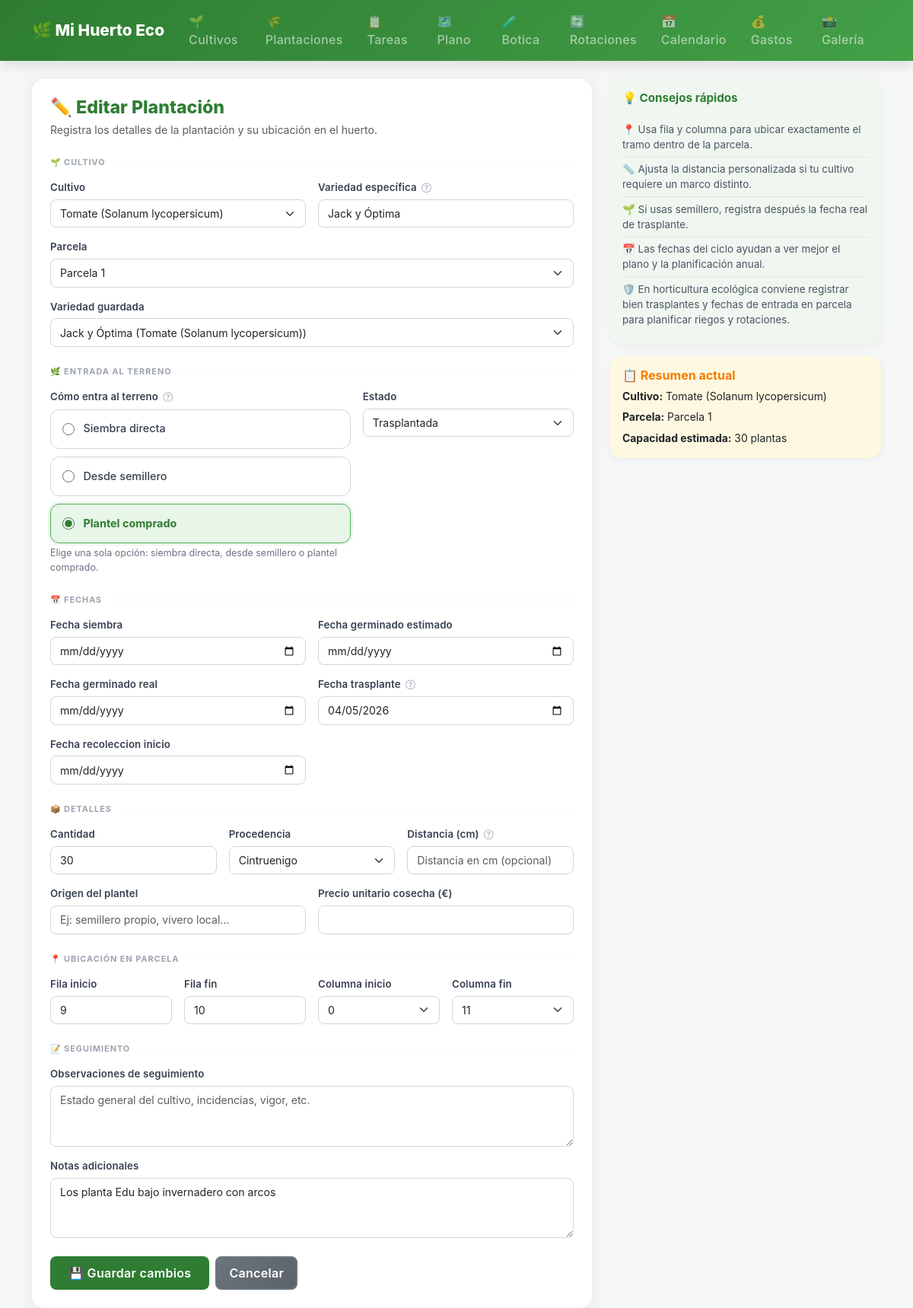
/plantaciones/11/editar/, run on an earlier commit of the app's database.
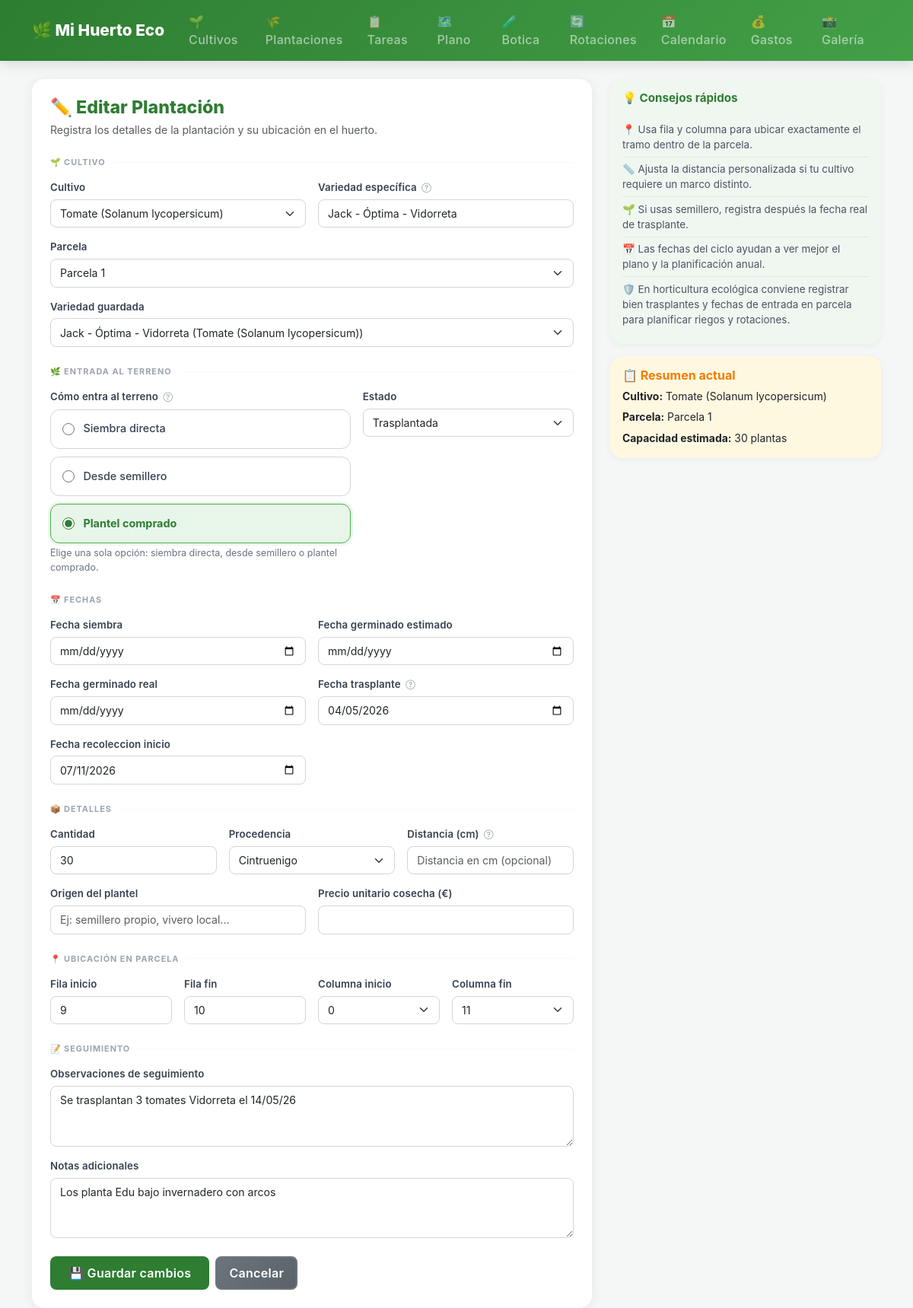
And on a later commit of the database.
### gestion_huerto/models.py (models this page shows, shortened)
class Plantacion(models.Model):
    PROCEDENCIA_CHOICES = [
        ('semilla_propia', 'Semilla Propia'),
        ('compra_local', 'Compra Local'),
        ('ajero corella', 'Ajero Corella'),
        ('piensos muga', 'Piensos Muga'),
        ('cintruenigo', 'Cintruenigo'),
        ('otro', 'Otro'),
    ]
    parcela = models.ForeignKey(Parcela, on_delete=models.CASCADE, related_name='plantaciones')
    cultivo = models.ForeignKey(Cultivo, on_delete=models.CASCADE, related_name='plantaciones')
    variedad = models.ForeignKey(Variedad, on_delete=models.SET_NULL, null=True, blank=True, related_name='plantaciones')
    columna_inicio = models.PositiveIntegerField()
    fila_inicio = models.PositiveIntegerField()
    columna_fin = models.PositiveIntegerField()
    fila_fin = models.PositiveIntegerField()
    distancia_personalizada = models.DecimalField(max_digits=5, decimal_places=2, null=True, blank=True, help_text="Distancia en cm entre plantas")
    precio_unitario_cosecha = models.DecimalField(max_digits=8, decimal_places=2, null=True, blank=True)
    origen_plantel = models.CharField(
        max_length=100,
        blank=True,
        help_text="Ej: semillero propio, vivero local, intercambio, etc."
    )
    observaciones_seguimiento = models.TextField(
        blank=True,
        help_text="Resumen general del seguimiento del cultivo"
    )
    TIPO_SIEMBRA_CHOICES = [
        ('terreno', 'Siembra en terreno'),
        ('semillero', 'Siembra en semillero'),
    ]
    tipo_siembra = models.CharField(
        max_length=20,
        choices=TIPO_SIEMBRA_CHOICES,
        default='terreno',
        help_text="¿Dónde se siembra? (terreno directamente o semillero para trasplantar)"
    )
    ESTADO_CHOICES = [
        ('planificada', 'Planificada'),
        ('sembrada', 'Sembrada'),
        ('germinada', 'Germinada'),
        ('trasplantada', 'Trasplantada'),
        ('en_cultivo', 'En cultivo'),
        ('en_cosecha', 'En cosecha'),
        ('finalizada', 'Finalizada'),
        ('perdida', 'Perdida'),
    ]
    estado = models.CharField(
        max_length=20,
        choices=ESTADO_CHOICES,
        default='sembrada',
        help_text="Estado actual de la plantación"
    )
    fecha_germinado_estimado = models.DateField(null=True, blank=True, help_text="Fecha prevista para la germinación")
    fecha_germinado_real = models.DateField(null=True, blank=True, help_text="Fecha en que germinó")
    fecha_siembra = models.DateField(null=True, blank=True, help_text="Deprecated: usar fecha_siembra_real")
    fecha_trasplante = models.DateField(null=True, blank=True, help_text="Fecha de trasplante (si aplica)")
    MODO_IMPLANTACION_CHOICES = [
        ('directa', 'Siembra directa'),
        ('semillero', 'Desde semillero'),
        ('plantel', 'Plantel comprado'),
    ]
    modo_implantacion = models.CharField(
        max_length=20,
        choices=MODO_IMPLANTACION_CHOICES,
        default='directa',
        blank=False,
        verbose_name='Modo de implantación',
        help_text='Cómo entra el cultivo al terreno definitivo.'
    )
    fecha_recoleccion_inicio = models.DateField(null=True, blank=True, help_text="Fecha prevista para inicio de cosecha")
    fecha_recoleccion_esperada = models.DateField(null=True, blank=True, help_text="Deprecated: usar fecha_recoleccion_inicio")
    procedencia = models.CharField(
        max_length=20,
        choices=PROCEDENCIA_CHOICES,
        default='otro',
        help_text="Origen de la planta o semilla"
    )
    notas = models.TextField(blank=True)
    objects = PlantacionQuerySet.as_manager()
    cantidad = models.PositiveIntegerField(
    null=True, blank=True,
    help_text="Número de plantas plantadas"
    )
    @property
    def calcular_capacidad(self):
        return self.cantidad
    class Meta:
        verbose_name = "Plantación"
        verbose_name_plural = "Plantaciones"
        ordering = ['-fecha_siembra']

class Cultivo(models.Model):
    FAMILIA_CHOICES = [
        ('solanaceas',    'Solanáceas (Tomate, Pimiento, Berenjena, Patata)'),
        ('cucurbitaceas', 'Cucurbitáceas (Calabaza, Calabacín, Pepino, Melón)'),
        ('cruciferas',    'Crucíferas (Brócoli, Repollo, Coliflor, Rábano)'),
        ('hoja',          'Hoja (Lechuga, Espinaca, Acelga)'),
        ('umbeliferas',   'Umbelíferas (Zanahoria, Apio, Perejil, Hinojo)'),
        ('leguminosas',   'Leguminosas (Haba, Guisante, Judía, Alubia)'),
        ('aliaceas',      'Alíaceas (Ajo, Cebolla, Puerro, Cebolleta)'),
        ('gramineas',     'Gramíneas (Maíz, Trigo)'),
        ('compuestas',    'Compuestas (Alcachofa, Girasol)'),
        ('otros',         'Otros'),
    ]
    TIPO_CULTIVO_CHOICES = [
        ('hortaliza', 'Hortaliza'),
        ('frutal', 'Frutal'),
        ('flor', 'Flor'),
    ]
    GRUPO_ROTACION_CHOICES = [
        ('fruto', 'Grupo A — Fruto (Solanáceas, Cucurbitáceas)'),
        ('hoja_raiz', 'Grupo B — Hoja/Raíz (Crucíferas, Lechugas, Zanahorias)'),
        ('leguminosa', 'Grupo C — Leguminosa (Fija nitrógeno)'),
        ('bulbo', 'Grupo D — Bulbo/Limpieza (Aliáceas)'),
    ]
    grupo_rotacion = models.CharField(
        max_length=20,
        choices=GRUPO_ROTACION_CHOICES,
        blank=True,
        help_text="Grupo de rotación al que pertenece el cultivo"
    )
    tipo_cultivo = models.CharField(
        max_length=20,
        choices=TIPO_CULTIVO_CHOICES,
        default='hortaliza',
        help_text="Hortaliza, frutal o flor"
    )
    es_perenne = models.BooleanField(
        default=False,
        help_text="Marca si la planta permanece varios años (ej. frutales, aromáticas perennes)"
    )
    nombre = models.CharField(max_length=100, unique=True)
    familia = models.CharField(max_length=20, choices=FAMILIA_CHOICES, default='otros')
    emoji = models.CharField(max_length=10, blank=True, default='🌱')
    requiere_trasplante = models.BooleanField(default=False)
    clasificacion_rotacion = models.CharField(max_length=100, blank=True)
    epoca_siembra = models.CharField(max_length=50, blank=True)
    epoca_trasplante = models.CharField(max_length=50, blank=True)
    epoca_recoleccion = models.CharField(max_length=50, blank=True)
    dias_ciclo = models.PositiveIntegerField(null=True, blank=True)
    marco_plantacion = models.CharField(max_length=100, blank=True)
    distancia_plantas = models.PositiveIntegerField(null=True, blank=True)
    distancia_lineas = models.PositiveIntegerField(null=True, blank=True)
    profundidad_siembra = models.CharField(max_length=50, blank=True)
    meses_siembra = models.CharField(max_length=50, blank=True)
    meses_trasplante = models.CharField(max_length=50, blank=True)
    meses_recoleccion = models.CharField(max_length=50, blank=True)
    temp_min_germinacion = models.PositiveIntegerField(null=True, blank=True)
    temp_optima_germinacion = models.PositiveIntegerField(null=True, blank=True)
    temp_max_germinacion = models.PositiveIntegerField(null=True, blank=True)
    tiempo_germinacion = models.PositiveIntegerField(null=True, blank=True)
    riego = models.TextField(blank=True)
    abono = models.TextField(blank=True)
    mantenimiento = models.TextField(blank=True)
    plagas_comunes = models.TextField(blank=True)
    enfermedades_comunes = models.TextField(blank=True)
    observaciones = models.TextField(blank=True)
    notas_locales = models.TextField(blank=True)
    def __str__(self):
        return self.nombre
    NO_RIEGO_INICIAL = {
        'patata', 'patatas',
        'judia', 'judias', 'judía', 'judías',
        'maiz', 'maíz',
    }
    class Meta:
        verbose_name = "Cultivo"
        verbose_name_plural = "Cultivos"
        ordering = ['nombre']

class Parcela(models.Model):
    TIPO_TABLA_CHOICES = [
        (1, 'Tabla 1 (17x12 Rectangular)'),
        (2, 'Tabla 2 (Trapezoidal 6-12m)'),
        (3, 'Tabla 3 (Irregular 12-6m)'),
    ]
    nombre = models.CharField(max_length=100, unique=True)
    columnas = models.PositiveIntegerField(default=12)
    filas = models.PositiveIntegerField(default=12)
    tipo_tabla = models.PositiveIntegerField(
        choices=TIPO_TABLA_CHOICES,
        default=1,
        help_text="Tipo de tabla para validación geométrica (1=rectangular, 2=triangular, 3=diagonal)",
    )
    foto_general = models.ImageField(upload_to='parcelas/', blank=True, null=True)
    def __str__(self):
        return self.nombre
    class Meta:
        verbose_name = "Parcela"
        verbose_name_plural = "Parcelas"

### gestion_huerto/views.py (the view)
# urls.py: path('plantaciones/<int:plantacion_id>/editar/', views.editar_plantacion, name='editar_plantacion'),
def editar_plantacion(request, plantacion_id=None):
    if plantacion_id:
        plantacion = get_object_or_404(Plantacion, pk=plantacion_id)
    else:
        plantacion = None
    if request.method == 'POST':
        form = PlantacionForm(request.POST, instance=plantacion)
        if form.is_valid():
            plantacion_guardada = form.save()
            messages.success(request, 'Plantación guardada correctamente.')
            rotacion_warning = buscar_warning_rotacion(plantacion_guardada)
            if rotacion_warning:
                messages.warning(request, rotacion_warning)
            return redirect('lista_plantaciones')
        else:
            messages.error(request, 'Revisa los errores del formulario.')
    else:
        form = PlantacionForm(instance=plantacion)
    return render(request, 'plantaciones/formulario.html', {
        'form': form,
        'plantacion': plantacion,
    })

### gestion_huerto/models.py (called while the page is built)
    def __str__(self):
        return f"{self.nombre} ({self.cultivo.nombre})"

### gestion_huerto/templates/plantaciones/formulario.html (shortened to what the changed rows need)
{% extends 'base.html' %}
{% block content %}
<div class="row g-4">
  <div class="col-lg-4 order-lg-2 order-1">
    {% if plantacion %}
    <div class="card sidebar-resumen">
      <div class="card-body p-3">
        <h6>📋 Resumen actual</h6>
        <p><strong>Cultivo:</strong> {{ plantacion.cultivo.nombre }}</p>
        <p><strong>Parcela:</strong> {{ plantacion.parcela.nombre }}</p>
        <p class="mb-0"><strong>Capacidad estimada:</strong> {{ plantacion.calcular_capacidad }} plantas</p>
      </div>
    </div>
    {% endif %}
  </div>
  <div class="col-lg-8 order-lg-1 order-2">
    <div class="card card-form">
      <div class="card-body p-4">
        <h2 class="form-header-title mb-1">
          {% if plantacion %}✏️ Editar Plantación{% else %}➕ Nueva Plantación{% endif %}
        </h2>
        <form method="post" novalidate>
          <div class="row g-3">
            <div class="col-md-6">
              <label class="form-label" for="{{ form.cultivo.id_for_label }}">Cultivo</label>
              {{ form.cultivo }}
            </div>
            <div class="col-md-6">
              <label class="form-label" for="{{ form.variedad_texto.id_for_label }}">
                Variedad específica
                <i class="bi bi-question-circle help-icon"
                   data-bs-toggle="tooltip" data-bs-placement="top"
                   title="Escribe la variedad de tu cultivo, por ejemplo cherry o corazón de buey."></i>
              </label>
              {{ form.variedad_texto }}
            </div>
            <div class="col-12">
              <label class="form-label" for="{{ form.parcela.id_for_label }}">Parcela</label>
              {{ form.parcela }}
            </div>
            {% if form.variedad %}
            <div class="col-12">
              <label class="form-label" for="{{ form.variedad.id_for_label }}">Variedad guardada</label>
              {{ form.variedad }}
            </div>
            {% endif %}
          </div>
              <div class="row g-3">
              <div class="col-md-5">
                <label class="form-label" for="{{ form.estado.id_for_label }}">Estado</label>
                {{ form.estado }}
              </div>
              </div>
          <div class="row g-3">
            <div class="col-md-6">
              <label class="form-label" for="{{ form.fecha_siembra.id_for_label }}">{{ form.fecha_siembra.label }}</label>
              {{ form.fecha_siembra }}
            </div>
            <div class="col-md-6">
              <label class="form-label" for="{{ form.fecha_germinado_estimado.id_for_label }}">{{ form.fecha_germinado_estimado.label }}</label>
              {{ form.fecha_germinado_estimado }}
            </div>
            <div class="col-md-6">
              <label class="form-label" for="{{ form.fecha_germinado_real.id_for_label }}">{{ form.fecha_germinado_real.label }}</label>
              {{ form.fecha_germinado_real }}
            </div>
            <div class="col-md-6">
              <label class="form-label" for="{{ form.fecha_trasplante.id_for_label }}">
                {{ form.fecha_trasplante.label }}
                <i class="bi bi-question-circle help-icon"
                   data-bs-toggle="tooltip" data-bs-placement="top"
                   title="Fecha en que la planta pasa del semillero al terreno definitivo o fecha de entrada si compras plantel."></i>
              </label>
              {{ form.fecha_trasplante }}
            </div>
            <div class="col-md-6">
              <label class="form-label" for="{{ form.fecha_recoleccion_inicio.id_for_label }}">{{ form.fecha_recoleccion_inicio.label }}</label>
              {{ form.fecha_recoleccion_inicio }}
            </div>
          </div>
          <div class="row g-3">
            <div class="col-md-4">
              <label class="form-label" for="{{ form.cantidad.id_for_label }}">Cantidad</label>
              {{ form.cantidad }}
            </div>
            <div class="col-md-4">
              <label class="form-label" for="{{ form.procedencia.id_for_label }}">Procedencia</label>
              {{ form.procedencia }}
            </div>
            <div class="col-md-4">
              <label class="form-label" for="{{ form.distancia_personalizada.id_for_label }}">
                Distancia (cm)
                <i class="bi bi-question-circle help-icon"
                   data-bs-toggle="tooltip" data-bs-placement="top"
                   title="En centímetros. Déjalo vacío para usar la distancia recomendada del cultivo."></i>
              </label>
              {{ form.distancia_personalizada }}
            </div>
            <div class="col-md-6">
              <label class="form-label" for="{{ form.origen_plantel.id_for_label }}">Origen del plantel</label>
              {{ form.origen_plantel }}
            </div>
            <div class="col-md-6">
              <label class="form-label" for="{{ form.precio_unitario_cosecha.id_for_label }}">Precio unitario cosecha (€)</label>
              {{ form.precio_unitario_cosecha }}
            </div>
          </div>
          <div class="row g-3">
            <div class="col-6 col-md-3">
              <label class="form-label" for="{{ form.fila_inicio.id_for_label }}">Fila inicio</label>
              {{ form.fila_inicio }}
            </div>
            <div class="col-6 col-md-3">
              <label class="form-label" for="{{ form.fila_fin.id_for_label }}">Fila fin</label>
              {{ form.fila_fin }}
            </div>
            <div class="col-6 col-md-3">
              <label class="form-label" for="{{ form.columna_inicio.id_for_label }}">Columna inicio</label>
              {{ form.columna_inicio }}
            </div>
            <div class="col-6 col-md-3">
              <label class="form-label" for="{{ form.columna_fin.id_for_label }}">Columna fin</label>
              {{ form.columna_fin }}
            </div>
          </div>
          <div class="row g-3">
            <div class="col-12">
              <label class="form-label" for="{{ form.observaciones_seguimiento.id_for_label }}">Observaciones de seguimiento</label>
              {{ form.observaciones_seguimiento }}
            </div>
            <div class="col-12">
              <label class="form-label" for="{{ form.notas.id_for_label }}">Notas adicionales</label>
              {{ form.notas }}
            </div>
          </div>
        </form>
      </div>
    </div>
  </div>
</div>
{% endblock %}

What changed in the data, as far as the page shows it:
changed Plantacion "Tomate (Solanum lycopersicum)": variedad "Jack y Óptima (Tomate (Solanum lycopersicum))" → "Jack - Óptima - Vidorreta (Tomate (Solanum lycopersicum))"; fecha_recoleccion_inicio (not shown) → "07/11/2026"; observaciones_seguimiento (not shown) → "Se trasplantan 3 tomates Vidorreta el 14/05/26"
Also different on the page:
form field variedad_texto: "Jack y Óptima" → "Jack - Óptima - Vidorreta"
